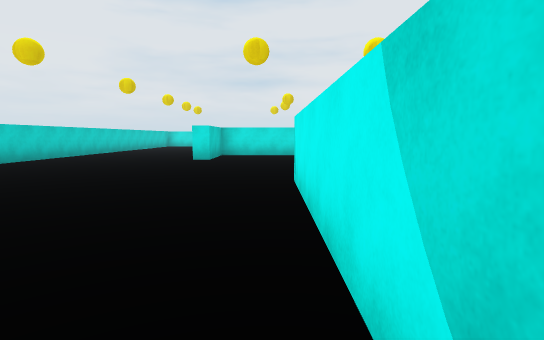
view 1 (above)

24 first-person views from a walk through a 3-D level made in the Unity game engine. The camera is 1.4 m above the floor, tilts 6° down and sees 80° across. The floor is counted in squares, 2 m on a side. Each view is taken from the middle of a square. On the plan, view 1 faces up. The plan holds only what a view shows up to about 10 squares ahead; the rest is blank. The place goes on beyond the plan. Surface patterns are stand-ins for the level's own textures.

view 2
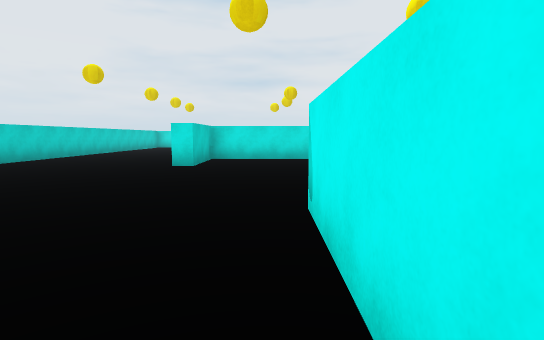

view 3
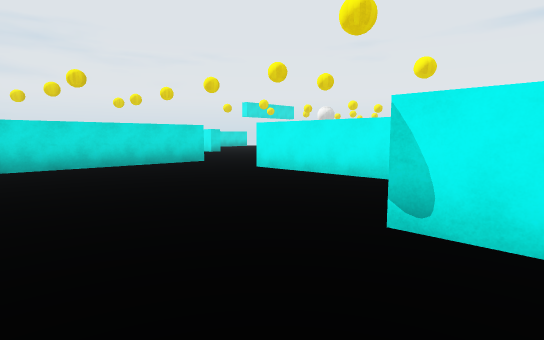

view 4
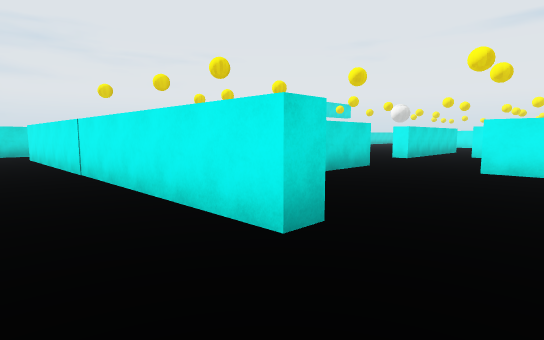

view 5
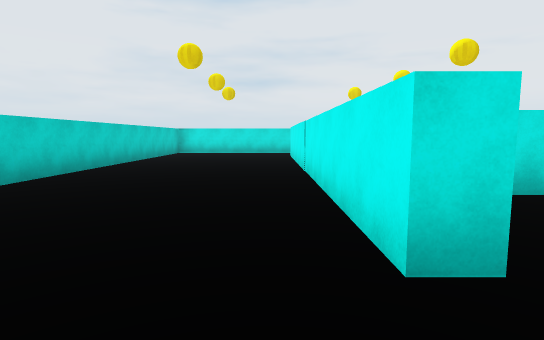

view 6
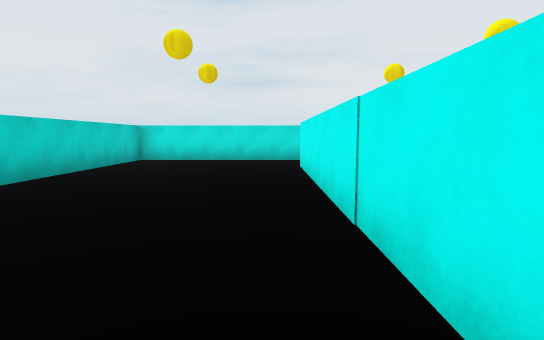

view 7
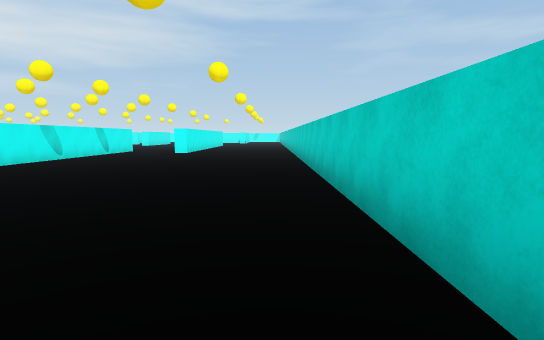

view 8
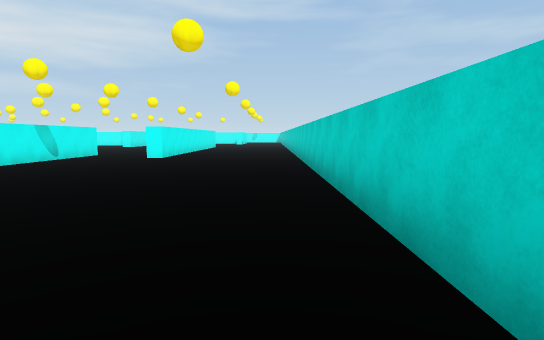

view 9
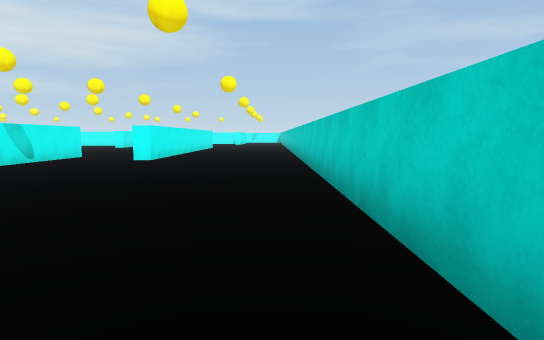

view 10
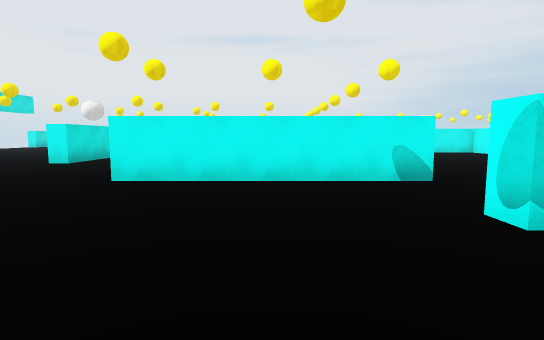

view 11
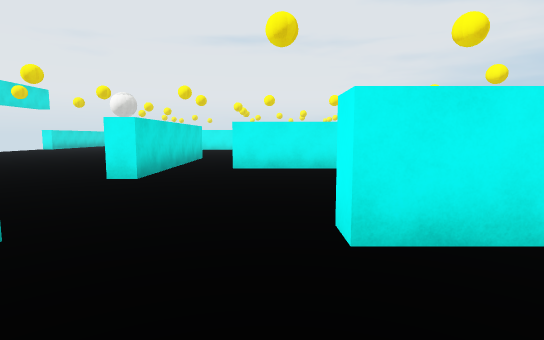

view 12
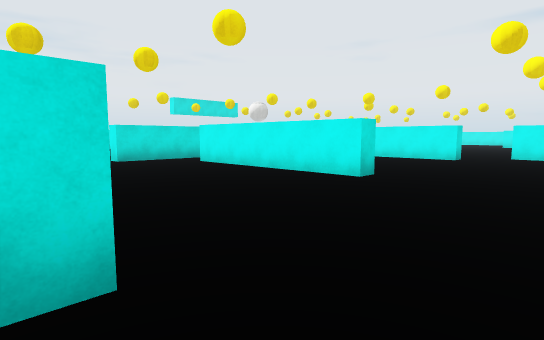

view 13
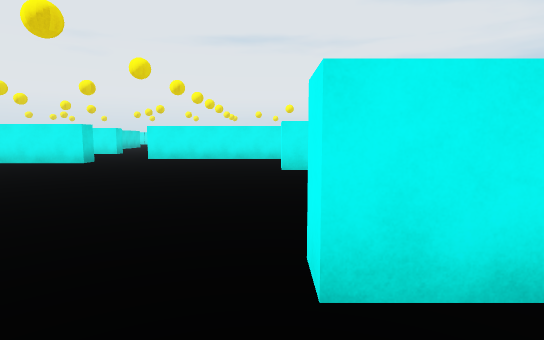

view 14
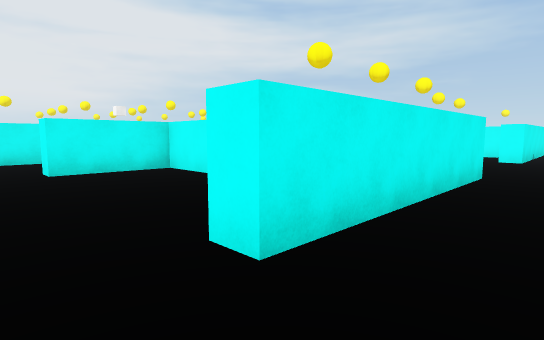

view 15
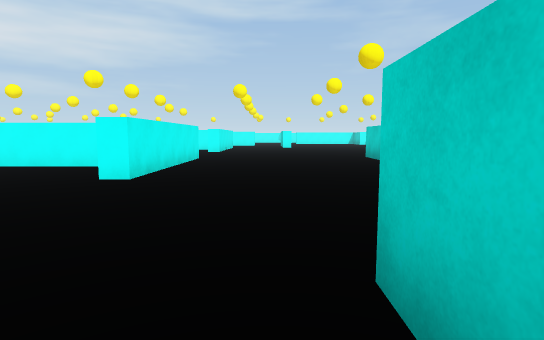

view 16
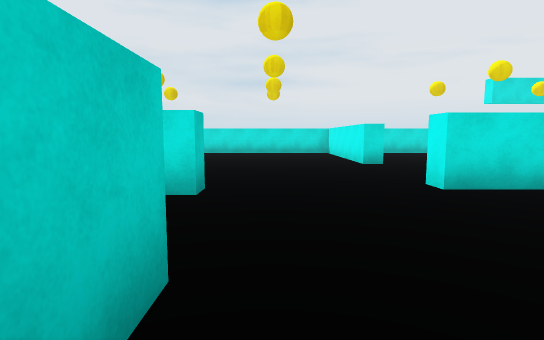

view 17
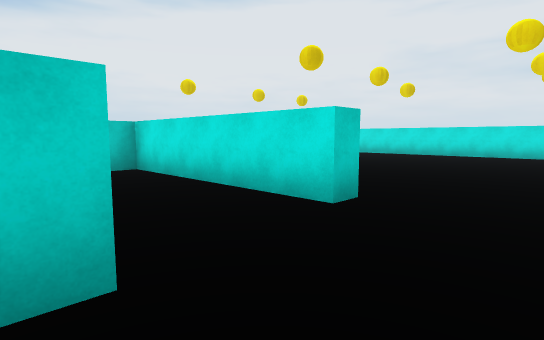

view 18
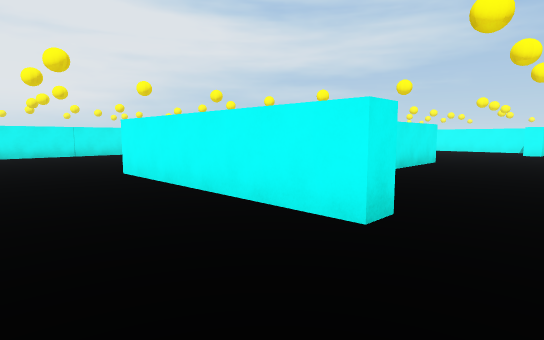

view 19
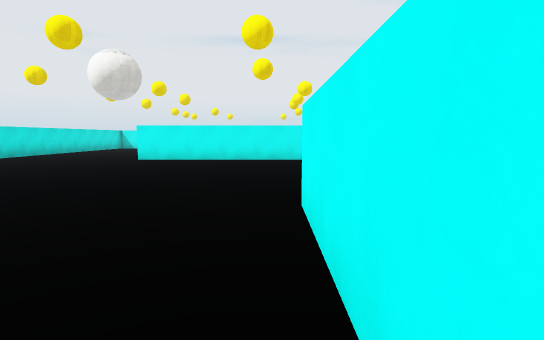

view 20
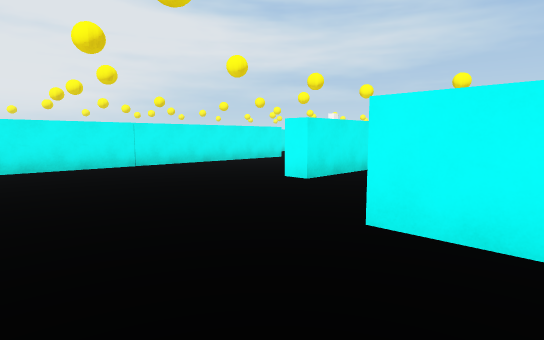

view 21
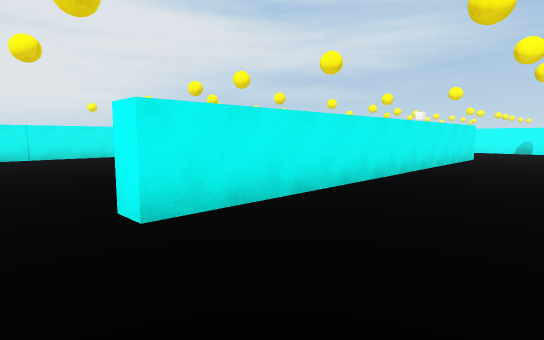

view 22
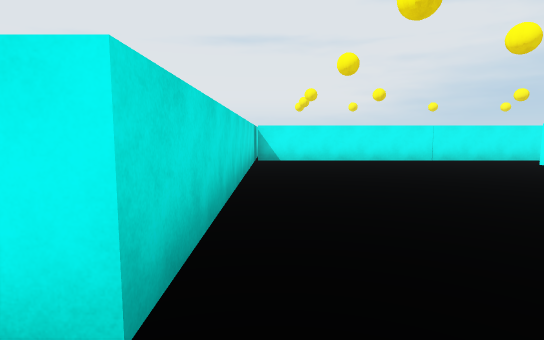

view 23
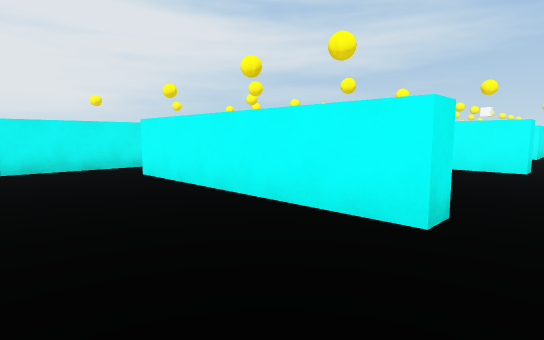

view 24
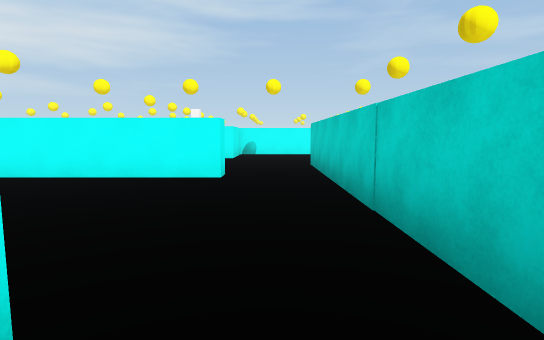

### Floor plan
Points are (right, up) in squares from view 1. A wall is a line through its corners. A room is listed if a view was taken in it or the views show most of it. See-through windows are left out.
Room 1 (views 1, 2, 3, 4, 5, 6, 7, 8, 9, 10, 11)
walls: (3, 4.5) (3, 9.5) (3.5, 9.5); (3.1, 11.8) (-1.8, 11.8) (-1.8, 9.5) (-2.3, 9.5) (-2.3, 19.5); (-2.5, -4.1) (-2.5, -3.3) (-2, -3.3); (0.4, -4.1) (0.4, 5.1) (0.9, 5.1); (-2.1, 21.5) (-6.9, 21.5) (-6.9, -3.9)
ways out: opening at (-2, 20.5) to room 2; opening at (3, 10.5) to room 2; opening at (-0.5, -4)
Room 2 (views 12, 13, 14, 15, 16, 17, 18, 19, 20, 21, 22, 23, 24)
walls: (19.8, 9) (19.8, 9.5) (23.6, 9.5); (17.5, 7) (17.5, 16.9) (18.1, 16.9); (19.8, 13.9) (19.8, 14.5) (24.9, 14.5); (18, 14) (18, 7.1); (20.2, 4) (20.2, 4.8); (13.9, 5.8) (13.3, 5.8) (13.3, 10.8) (13.9, 10.8); (26.3, 13.2) (26.3, 21.5) (18, 21.5); (11, 12.2) (6.3, 12.2) (6.3, 12.7) (11.2, 12.7); (14.9, 0.2) (14.9, 4.9); (8.6, 5.8) (8, 5.8) (8, 10.9); (6.9, 16.1) (6.3, 16.1) (6.3, 18.1); (8, -1.5) (11.6, -1.5) (11.6, 0.8) (12.1, 0.8); (3.5, 9.5) (3.5, 8.5); (3.5, 5.5) (3.5, 4.5) (3, 4.5); (3.1, 12.4) (3.1, 11.8); (6.3, -4.2) (6.3, 0.8) (6.9, 0.8); (4, 21.5) (3.2, 21.5); (0.9, -3.4) (0.9, -4.1)
ways out: opening at (-2, 20.5) to room 1; opening at (3, 10.5) to room 1

Where each view was taken, in squares from view 1:
view 1: 0 up, 0 right, facing up
view 2: 2 up, 0 right, facing up
view 3: 4 up, 2 left, facing up-right
view 4: 8 up, 4 left, facing up-right
view 5: 8 up, 3 left, facing up
view 6: 12 up, 3 left, facing up
view 7: 10 up, 6 left, facing down
view 8: 7 up, 6 left, facing down
view 9: 6 up, 6 left, facing down
view 10: 7 up, 2 left, facing right
view 11: 10 up, 1 right, facing right
view 12: 3 up, 3 right, facing up-right
view 13: 1 up, 5 right, facing right
view 14: 2 up, 5 right, facing down-right
view 15: 6 up, 4 right, facing down
view 16: 8 up, 4 right, facing up
view 17: 9 up, 5 right, facing up-left
view 18: 15 up, 5 right, facing down-right
view 19: 13 up, 8 right, facing right
view 20: 15 up, 10 right, facing down-right
view 21: 18 up, 15 right, facing down-right
view 22: 21 up, 17 right, facing right
view 23: 17 up, 19 right, facing down-right
view 24: 15 up, 19 right, facing down
